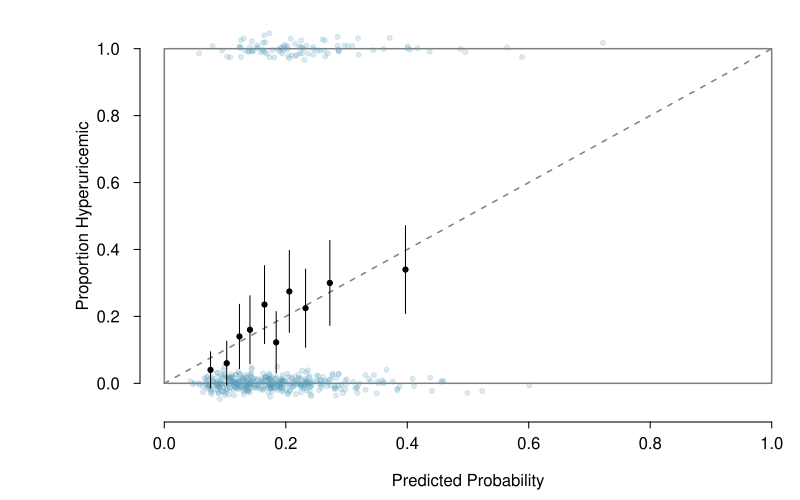

Recreate this plot in R.
# oi4 code is more sophisticated.  It buckets estimated prob into 100
# slots then checks the boundaries.   If the are close, buckets are 
# grouped.  This version fixes at 10 buckets to match HL.  The hu dataset
# is 1/10 the size of the resume data.


library(openintro)
library(dplyr)
a <- hyperuricemia.samp
d <- data.frame(
     hu = a$hu,
     bmi = a$bmi,
     sex = a$sex,
     age = a$age,
     magnesium.intake = a$magnesium.intake
    )

m <- glm(hu ~ bmi, data = d, family = binomial)
summary(m)
p <- predict(m, type = "response")

ns1 <- 4
myPDF("predVsObsHuBMI.pdf", 8.0, 5.0,
    mar = c(3.9, 7, 0.5, 0.2),
    mgp = c(2.4, 0.55, 0))
noise <- rnorm(nrow(d), sd = 0.08)
plot(p, d$hu + noise / 5,
     type = "n",
     xlim = 0:1,
     ylim = c(-0.07, 1.07),
     axes = FALSE,
     xlab = "Predicted Probability",
     ylab = "Proportion Hyperuricemic")
par(las = 0)
# mtext("Hyperuricemia", 2, 5.5)
par(las = 1)
rect(0, 0, 1, 1,
     border = COL[6],
     col = "#00000000",
     lwd = 1.5)
lines(0:1, 0:1,
      lty = 2,
      col = COL[6],
      lwd = 1.5)
points(p, d$hu + noise / 5,
       col = fadeColor(COL[1], "33"),
       pch = 20)
axis(1)
at <- seq(0, 1, length.out = 6)
labels <- c("0.0  ",
            "0.2  ",
            "0.4  ",
            "0.6  ",
            "0.8  ",
            "1.0  ")
axis(2, at, labels)
eps <- 1e-4
#bucket_breaks <- quantile(p, seq(0, 1, 0.01))
bucket_breaks <- quantile(p, seq(0, 1, 0.10))
bucket_breaks[1] <- bucket_breaks[1] - eps
n_buckets <- length(bucket_breaks) - 1

# bucket_breaks[n_buckets] <- bucket_breaks[n_buckets] + 1e3 * eps
# bucket_breaks. <- bucket_breaks
# k <- 1
# for (i in 1:n_buckets) {
#   if (abs(bucket_breaks.[i] - bucket_breaks[k]) >= 0.01) {
#     k <- k + 1
#     bucket_breaks[k] <- bucket_breaks.[i]
#   }
# }
# bucket_breaks <- bucket_breaks[1:k]

n_buckets <- length(bucket_breaks)
xp <- rep(NA, n_buckets)
yp <- rep(NA, n_buckets)
yp_lower <- rep(NA, n_buckets)
yp_upper <- rep(NA, n_buckets)
zs <- qnorm(0.975)
for (i in 1:n_buckets) {
  these <- bucket_breaks[i] < p & p <= bucket_breaks[i + 1]
  xp[i] <- mean(p[these])
  y <- d$hu[these]
  yp[i] <- mean(y)
  yp_lower[i] <- yp[i] - zs * sqrt(yp[i] * (1 - yp[i]) / length(y))
  yp_upper[i] <- yp[i] + zs * sqrt(yp[i] * (1 - yp[i]) / length(y))
}
points(xp, yp, pch = 19, cex = 0.7)
segments(xp, yp_lower, xp, yp_upper)

dev.off()
